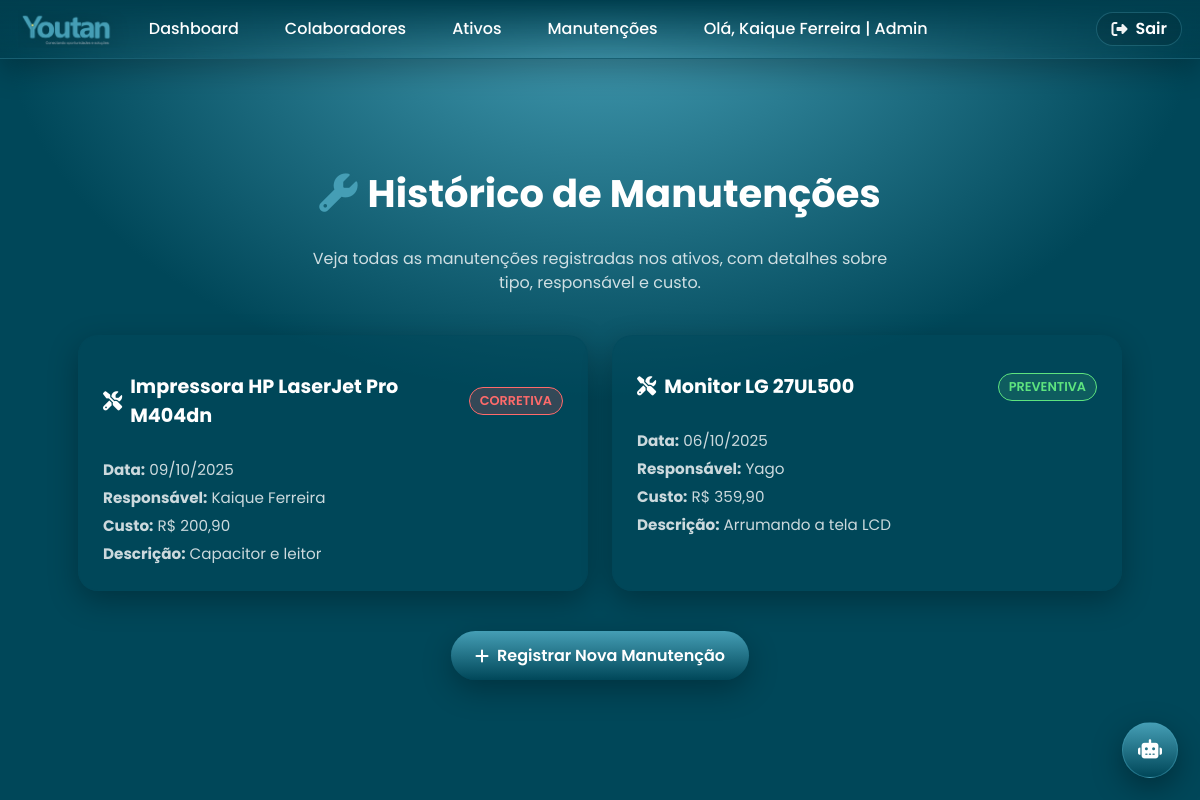
The page /php/manutencoes.php (signed in) on the database its author committed.
### tables this page shows
CREATE TABLE `manutencoes` (
  `id_manutencao` int(11) NOT NULL,
  `tipo_manutencao` varchar(255) NOT NULL,
  `data_manutencao` date NOT NULL,
  `responsavel_manutencao` int(11) NOT NULL,
  `custo_manutencao` float NOT NULL,
  `descricao_manutencao` varchar(255) NOT NULL
);

CREATE TABLE `ativos` (
  `id_ativo` int(11) NOT NULL,
  `nome_ativo` varchar(255) NOT NULL,
  `categoria_ativo` varchar(255) NOT NULL,
  `valor_ativo` float NOT NULL,
  `data_aquisicao_ativo` date NOT NULL,
  `numero_serie_ativo` varchar(255) NOT NULL,
  `status_ativo` enum('ativo','inativo') NOT NULL,
  `localizacao_ativo` varchar(255) NOT NULL
);

CREATE TABLE `usuarios` (
  `id_usuario` int(11) NOT NULL,
  `nome_usuario` varchar(255) NOT NULL,
  `email_usuario` varchar(255) NOT NULL,
  `senha_usuario` varchar(255) NOT NULL,
  `tipo_usuario` enum('Admin','Colaborador') NOT NULL
);

### php/manutencoes.php (the view, shortened to what this page needs)
<?php
include('conexao.php');
$query = "
    SELECT
        m.id_manutencao,
        a.nome_ativo,
        m.tipo_manutencao,
        m.data_manutencao,
        u.nome_usuario AS responsavel,
        m.custo_manutencao,
        m.descricao_manutencao
    FROM manutencoes m
    JOIN ativos a ON m.id_manutencao = a.id_ativo
    JOIN usuarios u ON m.responsavel_manutencao = u.id_usuario
    ORDER BY m.data_manutencao DESC
";
$result = $conexao->query($query);
?>
<!DOCTYPE html>
<html lang="pt-br">
<head>
    <link rel="stylesheet" href="../css/manutencoes.css">
</head>
<body>
    <?php include_once('nav.php'); ?>
    <main>
        <div class="titulo">
            <h1><i class="fa-solid fa-wrench"></i> Histórico de Manutenções</h1>
            <p>Veja todas as manutenções registradas nos ativos, com detalhes sobre tipo, responsável e custo.</p>
        </div>
        <div class="cards_container">
            <?php if ($result->num_rows > 0): ?>
                <?php while ($row = $result->fetch_assoc()): ?>
                    <div class="card_manutencao <?php echo strtolower($row['tipo_manutencao']); ?>">
                        <div class="card_header">
                            <h2><i class="fa-solid fa-screwdriver-wrench"></i> <?php echo htmlspecialchars($row['nome_ativo']); ?></h2>
                            <span class="tag_tipo"><?php echo htmlspecialchars($row['tipo_manutencao']); ?></span>
                        </div>
                        <div class="card_body">
                            <p><strong>Data:</strong> <?php echo date('d/m/Y', strtotime($row['data_manutencao'])); ?></p>
                            <p><strong>Responsável:</strong> <?php echo htmlspecialchars($row['responsavel']); ?></p>
                            <p><strong>Custo:</strong> R$ <?php echo number_format($row['custo_manutencao'], 2, ',', '.'); ?></p>
                            <p><strong>Descrição:</strong> <?php echo nl2br(htmlspecialchars($row['descricao_manutencao'])); ?></p>
                        </div>
                    </div>
                <?php endwhile; ?>
            <?php else: ?>
                <p class="sem_manutencoes">Nenhuma manutenção registrada até o momento.</p>
            <?php endif; ?>
        </div>
        <a href="cadastrar_manutencoes.php" class="botao_nova">
            <i class="fa-solid fa-plus"></i> Registrar Nova Manutenção
        </a>
    </main>
</body>
</html>

### css/manutencoes.css (style rules this page uses)
:root { --brand-1: #459EB5; --brand-2: #004759; --brand-1-quiet: rgba(69, 158, 181, .15); --brand-2-quiet: rgba(0, 71, 89, .25); --text-on-dark: #FFFFFF; --text-muted: rgba(255, 255, 255, .8); --surface: rgba(0, 71, 89, .55); --surface-strong: rgba(0, 71, 89, .8); --border: rgba(69, 158, 181, .5); --shadow: 0 10px 30px rgba(0, 0, 0, .25); --radius-lg: 20px; --radius-md: 14px; }
body { background: radial-gradient(ellipse 200% 200% at 50% 0%, var(--brand-1), var(--brand-2) 25%); background-attachment: fixed; color: var(--text-on-dark); min-height: 100vh; font-family: "Poppins", sans-serif; }
main { display: flex; flex-direction: column; align-items: center; padding: 80px 20px; }
.titulo { text-align: center; margin-bottom: 40px; }
.titulo h1 { font-size: 2.4rem; display: flex; align-items: center; justify-content: center; gap: 10px; color: var(--text-on-dark); }
.titulo h1 i { color: var(--brand-1); }
.titulo p { color: var(--text-muted); max-width: 600px; margin: 0 auto; line-height: 1.5; }
.cards_container { display: grid; grid-template-columns: repeat(auto-fit, minmax(300px, 1fr)); gap: 24px; width: 90%; max-width: 1200px; }
.card_manutencao { background: var(--surface); border-radius: var(--radius-lg); padding: 20px 24px; box-shadow: var(--shadow); border: 1px solid var(--brand-2-quiet); transition: transform .2s ease, filter .2s ease; }
.card_header { display: flex; justify-content: space-between; align-items: center; margin-bottom: 12px; }
.card_header h2 { font-size: 1.2rem; color: var(--text-on-dark); display: flex; align-items: center; gap: 8px; }
.tag_tipo { padding: 4px 10px; border-radius: 999px; font-size: 0.8rem; font-weight: 600; text-transform: uppercase; }
.card_manutencao.preventiva .tag_tipo { background-color: rgba(69, 181, 120, .2); color: #5EE47F; border: 1px solid #5EE47F; }
.card_manutencao.corretiva .tag_tipo { background-color: rgba(255, 82, 82, .2); color: #FF6B6B; border: 1px solid #FF6B6B; }
.card_body p { font-size: 0.95rem; color: var(--text-muted); margin: 5px 0; }
.botao_nova { display: inline-flex; align-items: center; gap: 8px; margin-top: 40px; padding: 12px 24px; background: linear-gradient(180deg, var(--brand-1), var(--brand-2)); border-radius: 999px; color: white; text-decoration: none; font-weight: 600; transition: 0.2s; box-shadow: var(--shadow); }

### css/nav.css (style rules this page uses)
:root { --brand-1: #459EB5; --brand-2: #004759; --brand-1-quiet: rgba(69, 158, 181, .15); --brand-2-quiet: rgba(0, 71, 89, .25); --text: #FFFFFF; --text-muted: rgba(255, 255, 255, .8); --border: rgba(69, 158, 181, .35); --shadow: 0 10px 30px rgba(0, 0, 0, .28); --focus-ring: 0 0 0 3px var(--brand-1-quiet), 0 0 0 6px rgba(255, 255, 255, .2); --h-pad: clamp(10px, 2vw, 18px); --h-gap: clamp(10px, 2vw, 22px); }
* { box-sizing: border-box; }
html, body { margin: 0; }
body { font-family: "Poppins", system-ui, -apple-system, Segoe UI, Roboto, Arial, sans-serif; color: var(--text); }

### rows shown on the page
manutencoes: ativos.nome_ativo "Impressora HP LaserJet Pro M404dn", tipo_manutencao "CORRETIVA", data_manutencao "09/10/2025", responsavel_manutencao.nome_usuario "Kaique Ferreira", custo_manutencao "200,90", descricao_manutencao "Capacitor e leitor"
manutencoes: ativos.nome_ativo "Monitor LG 27UL500", tipo_manutencao "PREVENTIVA", data_manutencao "06/10/2025", responsavel_manutencao.nome_usuario "Yago", custo_manutencao "359,90", descricao_manutencao "Arrumando a tela LCD"

### other values the page prints
$nome_usuario "Kaique Ferreira"
$tipo_usuario "Admin"
